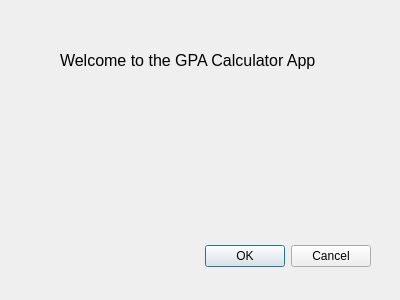
<?xml version="1.0" encoding="UTF-8"?>
<ui version="4.0">
 <class>Dialog</class>
 <widget class="QDialog" name="Dialog">
  <property name="geometry">
   <rect>
    <x>0</x>
    <y>0</y>
    <width>400</width>
    <height>300</height>
   </rect>
  </property>
  <property name="windowTitle">
   <string>Dialog</string>
  </property>
  <widget class="QDialogButtonBox" name="buttonBox">
   <property name="geometry">
    <rect>
     <x>30</x>
     <y>240</y>
     <width>341</width>
     <height>32</height>
    </rect>
   </property>
   <property name="orientation">
    <enum>Qt::Horizontal</enum>
   </property>
   <property name="standardButtons">
    <set>QDialogButtonBox::Cancel|QDialogButtonBox::Ok</set>
   </property>
  </widget>
  <widget class="QLabel" name="welcomeLabel">
   <property name="geometry">
    <rect>
     <x>60</x>
     <y>10</y>
     <width>321</width>
     <height>101</height>
    </rect>
   </property>
   <property name="font">
    <font>
     <pointsize>12</pointsize>
    </font>
   </property>
   <property name="text">
    <string>Welcome to the GPA Calculator App</string>
   </property>
   <property name="wordWrap">
    <bool>true</bool>
   </property>
  </widget>
 </widget>
 <resources/>
 <connections>
  <connection>
   <sender>buttonBox</sender>
   <signal>accepted()</signal>
   <receiver>Dialog</receiver>
   <slot>accept()</slot>
   <hints>
    <hint type="sourcelabel">
     <x>248</x>
     <y>254</y>
    </hint>
    <hint type="destinationlabel">
     <x>157</x>
     <y>274</y>
    </hint>
   </hints>
  </connection>
  <connection>
   <sender>buttonBox</sender>
   <signal>rejected()</signal>
   <receiver>Dialog</receiver>
   <slot>reject()</slot>
   <hints>
    <hint type="sourcelabel">
     <x>316</x>
     <y>260</y>
    </hint>
    <hint type="destinationlabel">
     <x>286</x>
     <y>274</y>
    </hint>
   </hints>
  </connection>
 </connections>
</ui>
